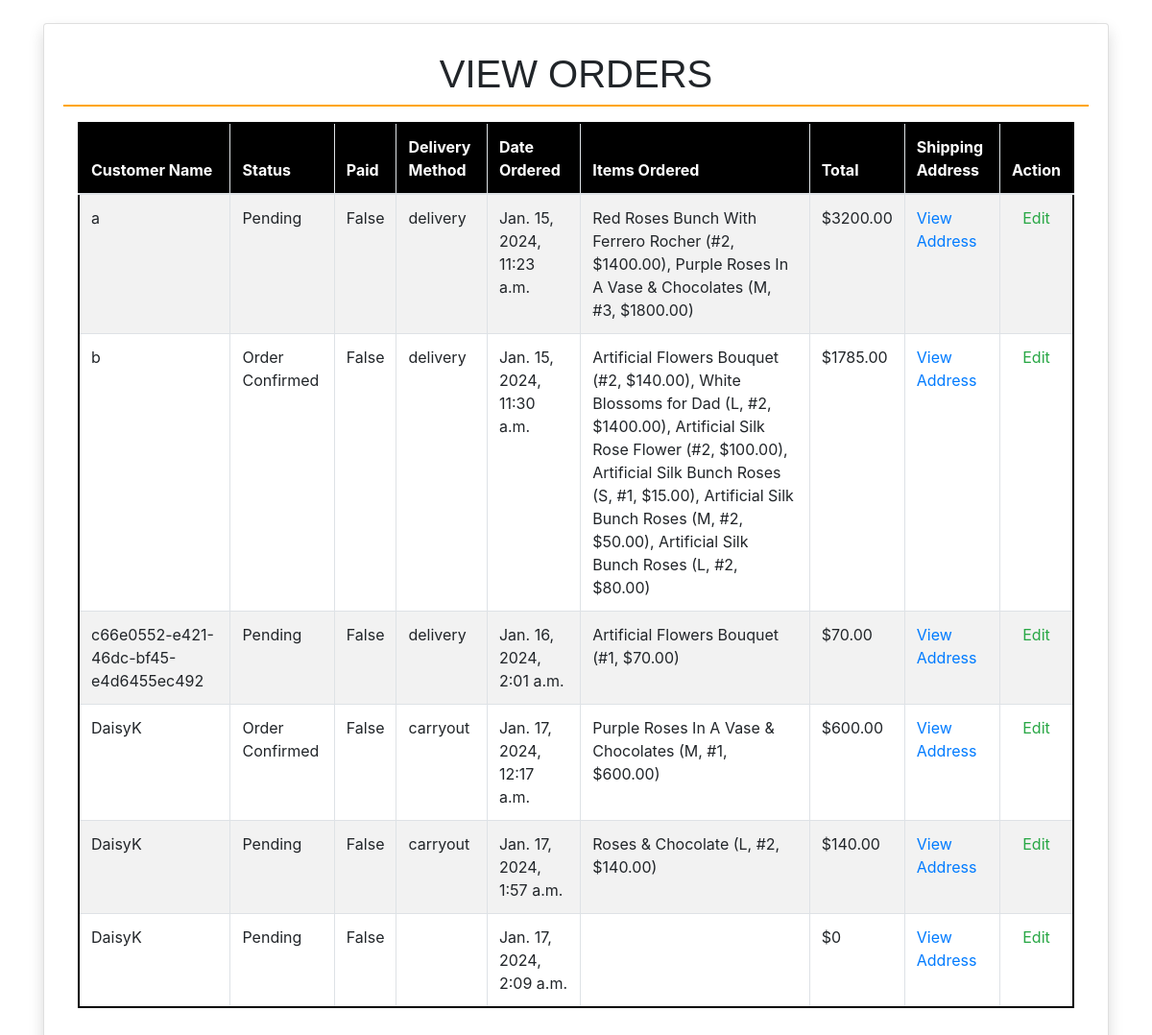
The app's page /driver_view_order/, older data.
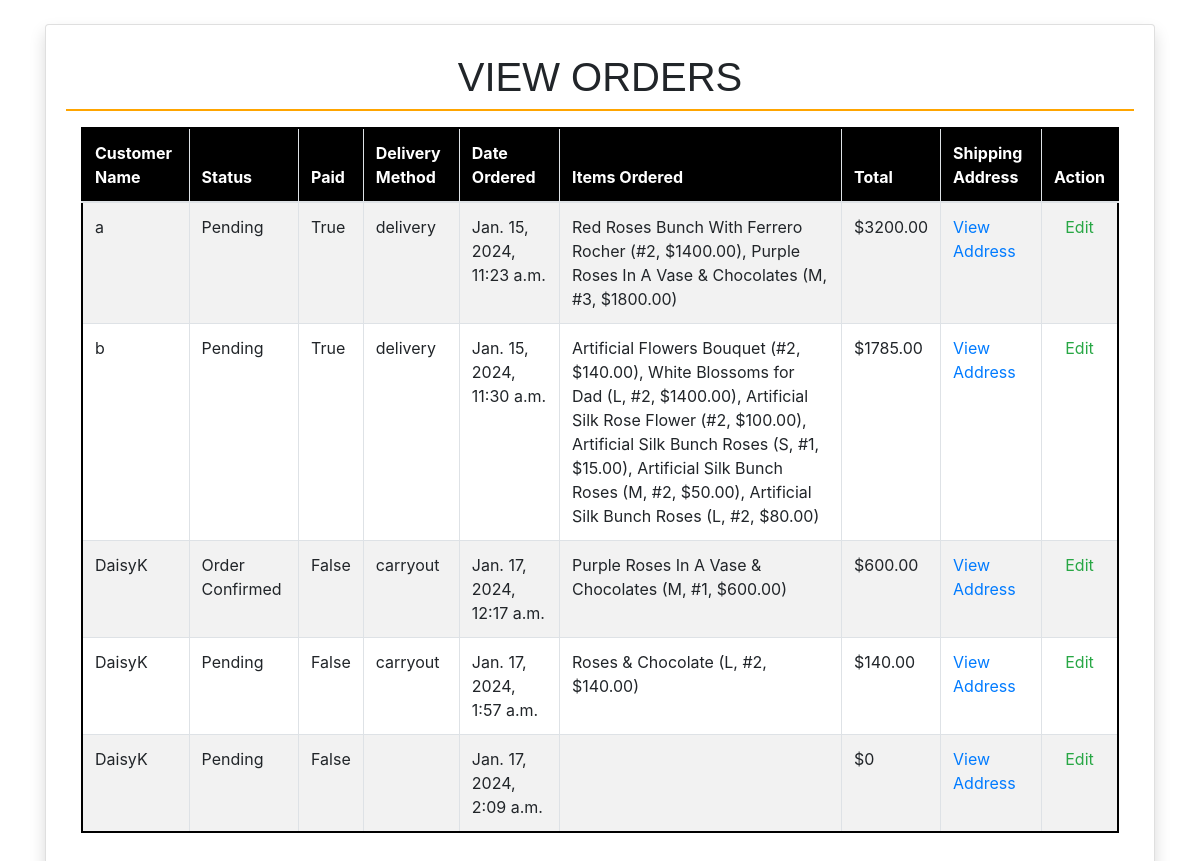
The same page, newer data.
### order/models.py (models this page shows, shortened)
class Order(models.Model):
    PAYMENT_CHOICES = (("cash", "cash"), ("online", "online"))
    DELIVERY_CHOICES = (("delivery", "delivery"), ("carryout", "carryout"))
    transaction_id = models.UUIDField(
        primary_key=True, default=uuid.uuid4, editable=True
    )
    customer = models.ForeignKey(Customer, on_delete=models.CASCADE)
    STATUS =(
        ('Pending','Pending'),
        ('Order Confirmed','Order Confirmed'),
        ('Out for Delivery','Out for Delivery'),
        ('Delivered','Delivered'),
    )
    status=models.CharField(max_length=50,null=True,choices=STATUS,default='Pending')
    date_ordered = models.DateTimeField(auto_now_add=True)
    date_modified = models.DateTimeField(auto_now=True)
    complete = models.BooleanField(default=False)
    paid = models.BooleanField(default=False)
    payment_method = models.CharField(max_length=10, choices=PAYMENT_CHOICES)
    delivery_method = models.CharField(max_length=10, choices=DELIVERY_CHOICES)
    shipping = models.ForeignKey(
        "ShippingAddress", on_delete=models.SET_NULL, blank=True, null=True
    )
    pickup = models.ForeignKey(
        "PickUpDetail", on_delete=models.SET_NULL, blank=True, null=True
    )
    coupon = models.ForeignKey(
        "Coupon", on_delete=models.SET_NULL, blank=True, null=True
    )
    email = models.EmailField(max_length=70, null=True, blank=True)
    phone = models.CharField(max_length=20, null=True, blank=True)
    @property
    def get_cart_subtotal(self):
        order_items = self.orderitem_set.all()
        total = sum([item.get_total for item in order_items])
        return total
    get_cart_subtotal.fget.short_description = "Subtotal"
    @property
    def get_cart_total(self):
        total = self.get_cart_subtotal
        if self.coupon:
            total = total - self.get_coupon_value
        return total
    get_cart_total.fget.short_description = "Total"
    @property
    def get_cart_items(self):
        order_items = self.orderitem_set.all()
        total = sum([item.quantity for item in order_items])
        return total
    get_cart_items.fget.short_description = "# Items"
    @property
    def display_items(self):
        order_items = self.orderitem_set.all()
        ticker, l = 1, len(order_items)
        product_titles = str()
        for item in order_items:
            add_comma = ", " if l > 1 and ticker != l else ""
            if item.variation:
                product_title = f"""{item.product.name}
                ({item.variation.get_size},
                #{item.quantity}, ${item.get_total}){add_comma}"""
            else:
                product_title = f"""{item.product.name}
                (#{item.quantity}, ${item.get_total}){add_comma}"""
            product_titles += product_title
            ticker += 1
        return product_titles
    @property
    def get_coupon_value(self):
        if self.coupon:
            if self.coupon.discount_type == "Percent":
                coupon_value = round(
                    self.get_cart_subtotal * self.coupon.discount_amount / 100, 2
                )
            else:
                coupon_value = self.coupon.discount_amount
        else:
            coupon_value = None
        return coupon_value
    get_coupon_value.fget.short_description = "Coupon"

class OrderItem(models.Model):
    product = models.ForeignKey(Product, on_delete=models.CASCADE)
    order = models.ForeignKey(Order, on_delete=models.CASCADE)
    variation = models.ForeignKey(
        ProductVariant, on_delete=models.SET_NULL, blank=True, null=True
    )
    quantity = models.IntegerField(default=0)
    date_added = models.DateTimeField(auto_now_add=True)
    @property
    def get_total(self):
        if self.product.has_variants:
            total = self.variation.price * self.quantity
        else:
            total = self.product.price * self.quantity
        return total
    get_total.fget.short_description = "Total"
    def image_tag(self):
        return mark_safe(
            f'<img src="{self.product.image.url}" width="100" height="100" />'
        )
    image_tag.short_description = "Image"

### users/models.py (models this page shows)
class Customer(models.Model):
    user = models.OneToOneField("User", null=True, blank=True, on_delete=models.CASCADE)
    device = models.CharField(max_length=200, null=True, blank=True)
    created_at = models.DateTimeField(auto_now_add=True)
    def __str__(self):
        return self.user.username if self.user else self.device

class User(AbstractUser):
    email = models.EmailField(unique=True)
    REQUIRED_FIELDS = [
        "email",
    ]

### store/models.py (models this page shows, shortened)
class Product(models.Model):
    id = models.UUIDField(primary_key=True, default=uuid.uuid4, editable=False)
    name = models.CharField(max_length=100)
    price = models.DecimalField(max_digits=6, decimal_places=2, blank=True, null=True)
    desc = models.TextField(max_length=500, blank=True, null=True)
    image = models.ImageField(blank=True, upload_to="images")
    created_at = models.DateField(auto_now_add=True)
    updated_at = models.DateField(auto_now=True)
    product_category = models.ForeignKey(
        "Category", on_delete=models.CASCADE, null=True, blank=True
    )
    class Meta:
        ordering = ("product_category",)
    def image_tag(self):  # pragma: no cover
        if self.image:
            return mark_safe(f'<img src="{self.image.url}" width="100" height="100" />')
    image_tag.short_description = "Image"
    @property
    def has_variants(self):
        if self.productvariant_set.count() > 0:
            return True
        else:
            return False

class ProductVariant(models.Model):
    title = models.CharField(max_length=100, blank=True, null=True)
    product = models.ForeignKey(Product, on_delete=models.CASCADE)
    size = models.ForeignKey(Size, on_delete=models.CASCADE)
    price = models.DecimalField(max_digits=6, decimal_places=2)
    @property
    def get_size(self):
        return str(self.size)

class Size(models.Model):
    name = models.CharField(max_length=20, blank=True, null=True, unique=True)
    def __str__(self):
        return self.name

### custom_admin/views.py (the view)
# urls.py: path('driver_view_order/', driver_view_orders, name='driver_view_orders'),
def driver_view_orders(request):
    orders = Order.objects.all()
    context = {'orders': orders}
    return render(request, 'driver_view_order.html', context)

### store/context_processors.py (called while the page is built)
def get_cart_quantity(request):
    if request.user.is_authenticated:
        try:
            customer = request.user.customer
        except:
            number_of_items = 0
    else:
        try:
            customer, created = Customer.objects.get_or_create(
                device=request.COOKIES["device"]
            )
        except:
            number_of_items = 0
    try:
        customer_order = Order.objects.filter(customer=customer, complete=False)[0]
        number_of_items = customer_order.get_cart_items
    except:
        number_of_items = 0
    return {"cart_quantity": number_of_items}

### templates/driver_view_order.html (shortened to what this page needs)
{% extends 'driver_base.html' %}
{% block content %}
<div class="card shadow">
    <div class="card-body">
        <h1 class="p-2 text-center" style="border-bottom: 2px solid orange; font-family: 'Georgia', sans-serif; font-size: 2.5em; text-transform: uppercase;">
            View Orders</h1>
        <div class="container-fluid">
            <table class="table table-bordered table-striped" style="border: 2px solid black;" id="example">
                <thead style="background-color: black; color: white;">
                    <tr>
                        <th>Customer Name</th>
                        <th>Status</th>
                        <th>Paid</th>
                        <th>Delivery Method</th>
                        <th>Date Ordered</th>
                        <th>Items Ordered</th>
                        <th>Total</th>
                        <th>Shipping Address</th>
                        <th class="text-center">Action</th>
                    </tr>
                </thead>
                <tbody>
                    {% for order in orders %}
                        <tr>
                            <td>{{ order.customer }}</td>
                            <td>{{ order.status|default:"Pending" }}</td>
                            <td>{{ order.paid }}</td>
                            <td>{{ order.delivery_method }}</td>
                            <td>{{ order.date_ordered }}</td>
                            <td>{{ order.display_items }}</td>
                            <td>${{ order.get_cart_total }}</td>
                            <td><a href="{% url 'driver_view_shipping_address' order.transaction_id %}">View Address</a></td>
                            <td class="text-center">
                                <a href="{% url 'driver_edit_order' order.transaction_id %}" class="text-success">Edit</a>
                            </td>
                        </tr>
                    {% endfor %}
                </tbody>
            </table>
        </div>
    </div>
</div>
<link rel="stylesheet" href="https://stackpath.bootstrapcdn.com/bootstrap/4.3.1/css/bootstrap.min.css">
<link rel="stylesheet" type="text/css" href="https://cdn.datatables.net/1.10.24/css/dataTables.bootstrap4.min.css">
{% endblock %}

Row changes from the older to the newer data that the page shows:
removed Order: customer "c66e0552-e421-46dc-bf45-e4d6455ec492", status "Pending", paid "False", delivery_method "delivery", date_ordered "Jan. 16, 2024, 2:01 a.m.", display_items "Artificial Flowers Bouquet (#1, $70.00)", get_cart_total "70.00"
changed Order "Jan. 15, 2024, 11:23 a.m.": paid "False" → "True"
changed Order "Jan. 15, 2024, 11:30 a.m.": status "Order Confirmed" → "Pending"; paid "False" → "True"
